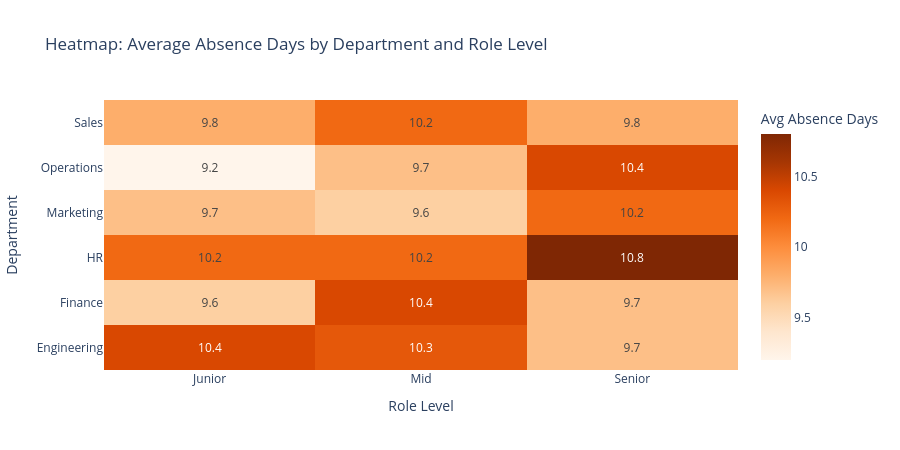

The cell this chart's notebook holds for it:
### Code cell
import plotly.graph_objects as go

# Pivot table: departments as rows, role levels as columns
pivot_absences = avg_absences.pivot(index='department', columns='role_level', values='absences_days')

fig = go.Figure(data=go.Heatmap(
    z=pivot_absences.values,
    x=pivot_absences.columns.tolist(),   # role levels on x-axis
    y=pivot_absences.index.tolist(),     # departments on y-axis
    text=pivot_absences.values,
    texttemplate='%{text}',
    colorscale='Oranges',
    colorbar=dict(title='Avg Absence Days')
))

fig.update_layout(
    title='Heatmap: Average Absence Days by Department and Role Level',
    xaxis_title='Role Level',
    yaxis_title='Department',
    height=450
)
fig.show()

### Figure 1 — Plotly figure (JSON) as saved in the notebook; plotly's stock layout.template omitted (floating-point values rounded to 4 significant figures)
{"data": [{"colorbar": {"title": {"text": "Avg Absence Days"}}, "colorscale": [[0, "rgb(255,245,235)"], [0.125, "rgb(254,230,206)"], [0.25, "rgb(253,208,162)"], [0.375, "rgb(253,174,107)"], [0.5, "rgb(253,141,60)"], [0.625, "rgb(241,105,19)"], [0.75, "rgb(217,72,1)"], [0.875, "rgb(166,54,3)"], [1, "rgb(127,39,4)"]], "text": [[10.4, 10.3, 9.7], [9.6, 10.4, 9.7], [10.2, 10.2, 10.8], [9.7, 9.6, 10.2], [9.2, 9.7, 10.4], [9.8, 10.2, 9.8]], "texttemplate": "%{text}", "type": "heatmap", "x": ["Junior", "Mid", "Senior"], "y": ["Engineering", "Finance", "HR", "Marketing", "Operations", "Sales"], "z": [[10.4, 10.3, 9.7], [9.6, 10.4, 9.7], [10.2, 10.2, 10.8], [9.7, 9.6, 10.2], [9.2, 9.7, 10.4], [9.8, 10.2, 9.8]]}], "layout": {"height": 450, "title": {"text": "Heatmap: Average Absence Days by Department and Role Level"}, "xaxis": {"title": {"text": "Role Level"}}, "yaxis": {"title": {"text": "Department"}}}}
